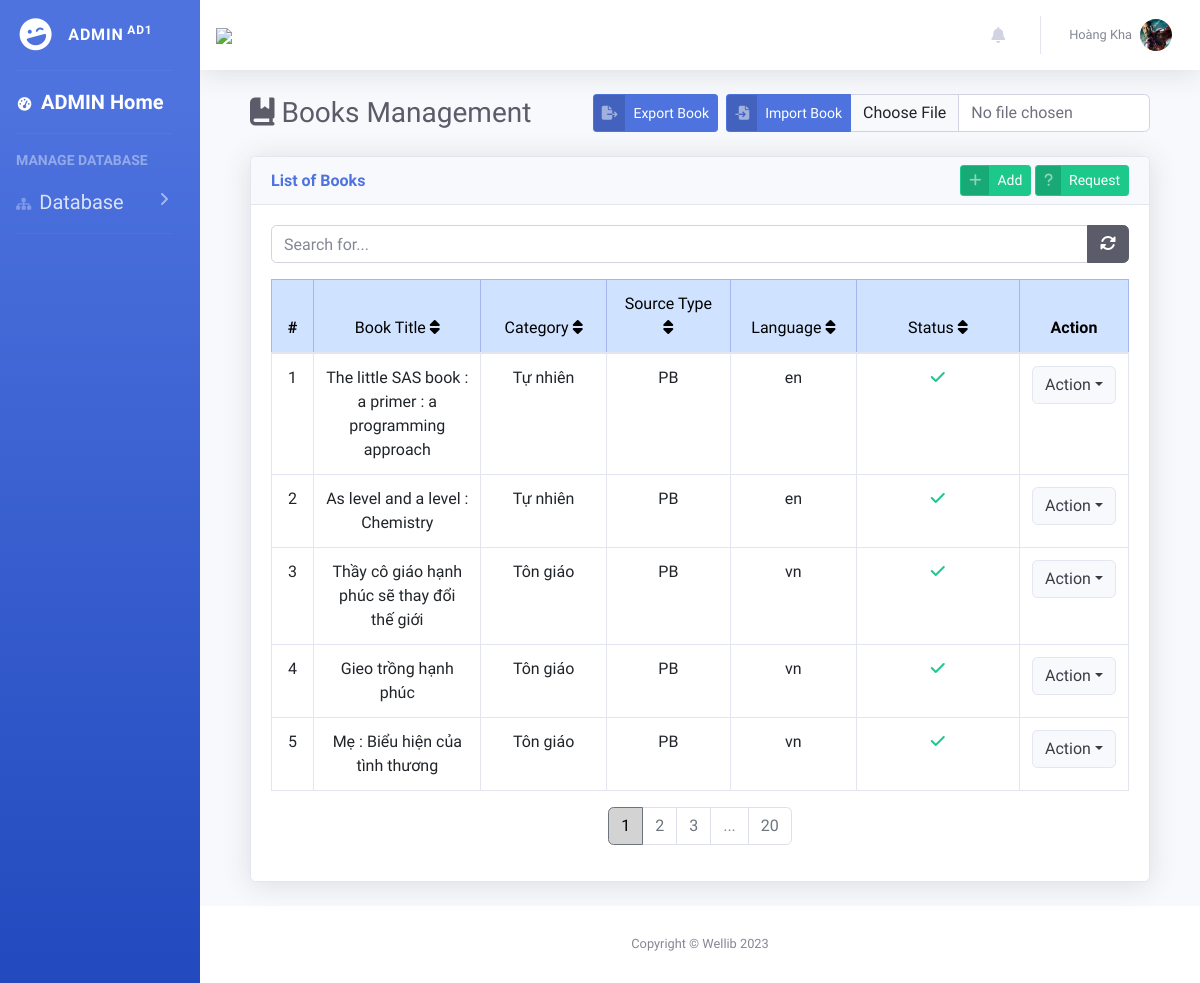
Page /book/id (signed in) on the committed database.
### ad/models.py (models this page shows, shortened)
class Profile(models.Model):
    user = models.OneToOneField(User, on_delete=models.CASCADE)
    first_name = models.CharField(max_length=255, blank=False, null= False)
    last_name = models.CharField(max_length=255, blank=False, null= False)
    email = models.EmailField(max_length=255, blank=False, null= False)
    identity = models.CharField(max_length=9, blank=False, null= False)
    phone = models.CharField(max_length=15, blank=True)
    date_of_birth = models.DateField(default= timezone.now, blank=True)
    sex = models.CharField(max_length=2, choices=(('1','MALE'), ('2', 'FEMALE')), blank=True)
    profile_img = models.ImageField(upload_to=('images/avatars/'),default=('images/avatars/default.jpg'))
    first_time = models.BooleanField(null=False, default=True)
    bio = models.CharField(null=True, max_length=255, default="Edit profile for more.")
    date_joined = models.DateField(null=True, default=timezone.now)
    class ROLE(models.TextChoices):
        ADMIN = "ADMIN", "Admin"
        READER = "READER", "Reader"
        LIBRARIAN = "LIBRARIAN", "Librarian"
    role = models.CharField(max_length=20, choices=ROLE.choices, default = ROLE.READER)

class Book(models.Model):
    title = models.CharField(blank=False, null=False, max_length=500)
    publication_year = models.IntegerField(null= False, blank=False, validators=[MaxValueValidator(timezone.now().year)])
    author = models.CharField(null= False, blank=False, max_length=500)
    category = models.ManyToManyField(Category)
    description = models.TextField(blank=False, null=False, max_length=500)
    sourcetype = models.ForeignKey(SourceType, on_delete=models.SET_NULL, null=True)
    language = models.ForeignKey(Language, on_delete=models.SET_NULL, null=True)
    image = models.ImageField(null=False, blank=False, upload_to="images/books/")
    quantity = models.IntegerField(null=False, blank=False, validators=[MinValueValidator(0)])
    status = models.CharField(
        max_length=2, choices=(("1", "Active"), ("2", "Inactive")), default="1"
    )
    date_added = models.DateTimeField(null=False, default=timezone.now)

### ad/views.py (the view)
# urls.py: path('book/<str:order>', views.book, name = 'book'),
@login_required
def book(request, order = 'id'):
    context = context_data()
    context['page_title'] = 'Books'
    book = models.Book.objects.all().order_by(order)
    context["book"] = book
    return render(request, 'ad/book.html', context)

### ad/models.py (called while the page is built)
    def __str__(self):
        return str(f"{self.name}")

    def __str__(self):
        return str(f"{self.name}")

    def __str__(self):
        return str(f"{self.fullname}")

### ad/templatetags/my_tags.py (called while the page is built)
@register.filter
def nocomma(i, length):
    return i < len(length)

@register.filter
def book_requests(i):
    return models.BookRequest.objects.all().filter(status = '1').order_by('date_added')

@register.filter
def reader_requests(i):
    return models.ReaderRequest.objects.all().filter(status = '1').order_by('date_added')

@register.filter
def adnoti(i):
    return models.BookRequest.objects.all().filter(status = '1').count() + models.ReaderRequest.objects.all().filter(status = '1').count()

### ad/views.py (called while the page is built)
def context_data():
    context = {
        "page_title": "",
        "system_name": "Wellib",
    }
    return context

### templates/ad/book.html (shortened to what this page needs)
{% extends 'ad/base.html' %}
{% load my_tags %}
{% block Page_content %}
<div class="d-sm-flex align-items-center justify-content-between mb-4">
	<h1 class="h3 mb-0 text-gray-800 "><i class="fa-solid fa-book-bookmark"></i> Books Management</h1>
	<div class="d-flex">
		<a href="{% url 'export_book'%}" class="btn btn-sm btn-primary btn-icon-split mr-2" type="button">
			<span class="icon text-white-50 d-flex align-items-center">
			<i class="fa-solid fa-file-export"></i>
			</span>
			<span class="text d-flex align-items-center">Export Book</span>
		</a>
		<form action="{% url 'import_book'%}" method="post" enctype="multipart/form-data">
			<div class="input-group" style="display: flex; flex-wrap: nowrap;">
				<button id="activateButton" class="btn btn-sm btn-primary btn-icon-split hover-none" type="button">
					<span class="icon text-white-50 d-flex align-items-center">
					<i class="fa-solid fa-file-import"></i>
					</span>
					<span class="text d-flex align-items-center">Import Book</span>
				</button>
				<input type="file" name="csv_file" class="form-control" style="width: 300px;" required>
			</div>
		</form>
	</div>
</div>
<div class="card shadow mb-4">
	<div class="card-header py-2 d-flex justify-content-between">
		<div class="m-0 font-weight-bold text-primary d-flex align-items-center">List of Books</div>
		<div>
			<a href="{% url 'manage_book'%}" class="btn btn-sm btn-success btn-icon-split" type="button">
				<span class="icon text-white-50">
				<i class="fas fa-plus"></i>
			</span>
			<span class="text">Add</span>
			</a>
			<a href="{% url 'manage_book_request' 'id'%}" class="btn btn-sm btn-success btn-icon-split" type="button">
				<span class="icon text-white-50">
				<i class="fa-solid fa-question"></i>
			 </span>
			 <span class="text">Request</span>
			</a>
		</div>
	</div>
	<div class="card-body">
		<div class="input-group input-group mb-3">
			<input type="text" class="form-control" id="search" placeholder="Search for...">
			<a href="" class="btn btn-dark"><i class="fas fa-sync-alt"></i></a>
		</div>
		<table class="table table-bordered table-sm-mt-4" style="text-align: center;">
			<colbook>
				<col width="5%" />
				<col width="20%" />
				<col width="15%" />
				<col width="15%" />
				<col width="15%" />
				<col width="20%" />
				<col width="10%" />
			</colbook>
			<thead class="table-primary">
				<tr id="chk-th">
					<th class="text-center" scope="col">#</th>
					<th class="text-center" scope="col"><a href="{% url 'book' 'title'%}">Book Title <i class="fa-solid fa-sort"></i></a></th>
					<th class="text-center" scope="col"><a href="">Category <i class="fa-solid fa-sort"></i></a></th>
					<th class="text-center" scope="col"><a href="{% url 'book' 'sourcetype'%}">Source Type <i class="fa-solid fa-sort"></i></a></th>
					<th class="text-center" scope="col"><a href="{% url 'book' 'language'%}">Language <i class="fa-solid fa-sort"></i></a></th>
					<th class="text-center" scope="col"><a href="{% url 'book' 'status'%}">Status <i class="fa-solid fa-sort"></i></a></th>
					<th class="text-center" class="text-center">Action</th>
				</tr>
			</thead>
			<tbody id="myTable">
				{% if book %}
				{% for b in book %}
				<tr>
					<td class="text-center">{{ forloop.counter }}</td>
					<td class="text-center">{{ b.title }}</td>
					<td class="text-center">
					</td>
					<td class="text-center">{{ b.sourcetype.code }}</td>
					<td class="text-center">{{ b.language.code }}</td>
					<td class="text-center">
						{% if b.status == "1" %}
						<i class="fa-solid fa-check text-success"></i>
						{%else%}
						<i class="fa-solid fa-xmark text-danger"></i>
						{% endif %}
					</td>
					<td class="text-center">
						<div class="dropdown">
							<button class="btn btn-light border dropdown-toggle" type="button" id="{{ b.id }}" data-bs-toggle="dropdown" aria-expanded="false">Action</button>
						</div>
					</td>
				</tr>
				{% endfor %}
				{% endif %}
			</tbody>
		</table>
		<ul id="pagination" class="pagination justify-content-center"></ul>
	</div>
</div>
{% endblock %}

### templates/ad/base.html (shortened to what this page needs)
{% load static %}
{% load my_tags %}
<!DOCTYPE html>
<html lang="en">
<head>
    <link href="https://cdn.jsdelivr.net/npm/bootstrap@5.3.0/dist/css/bootstrap.min.css" rel="stylesheet">
    <link rel="stylesheet" href="https://cdnjs.cloudflare.com/ajax/libs/bootstrap-select/1.14.0-beta2/css/bootstrap-select.min.css" />
    <link rel="stylesheet" href="https://cdnjs.cloudflare.com/ajax/libs/font-awesome/6.1.1/css/all.min.css"/>
    <link href="{% static 'css/sb-admin-2.min.css'%}" rel="stylesheet">
    <link rel="stylesheet" href="{% static 'css/styles.css' %}"/>
    <link rel="stylesheet" href="{% static 'css/jquery.toast.css' %}"/>
</head>
{% if request.user.is_authenticated %}
<body id="page-top">
    <div id="wrapper">
        <ul class="navbar-nav bg-gradient-primary sidebar sidebar-dark accordion col-xl-2" id="accordionSidebar">
            <a class="sidebar-brand d-flex align-items-center justify-content-center" href="{% if request.user.profile.role == "ADMIN"%}{% url 'adhome'%}{% else %}{% url 'libhome'%}{% endif %}">
                <div class="sidebar-brand-icon rotate-n-15">
                    <i class="fas fa-laugh-wink"></i>
                </div>
                <div class="sidebar-brand-text mx-3">{{request.user.profile.role}}<sup> {{request.user.profile.identity}}</sup></div>
            </a>
            <hr class="sidebar-divider my-0">
            {% if request.user.profile.role == "ADMIN" %}
            <li class="nav-item active">
              <a class="nav-link" href="{% url 'adhome' %}">
                  <i class="fas fa-fw fa-tachometer-alt"></i>
                  <span class="fs-5 text-center">ADMIN Home</span></a>
            </li>
            <hr class="sidebar-divider">
            <div class="sidebar-heading" style="font-size: 14px;">
                Manage Database
            </div>
            <li class="nav-item">
                <a class="nav-link collapsed" style="width: 100% !important;" href="#" data-toggle="collapse" data-target="#collapseTwo"
                    aria-expanded="true" aria-controls="collapseTwo">
                    <i class="fa-solid fa-sitemap"></i>
                    <span class="fs-5">Database</span>
                </a>
            </li>
            {% endif %}
            <hr class="sidebar-divider">
        </ul>
        <div id="content-wrapper" class="d-flex flex-column">
            <div id="content">
                <nav class="navbar navbar-expand navbar-light bg-white topbar mb-4 static-top shadow">
                    <div class="d-none d-sm-inline-block mr-auto">
                            <img style="width: 250px;" src="{% static 'images/wellib.png' %}">
                    </div>
                    <ul class="navbar-nav ml-auto">
                        <li class="nav-item dropdown no-arrow mx-1">
                            <a class="nav-link dropdown-toggle" href="#" id="alertsDropdown" role="button"
                                data-toggle="dropdown" aria-haspopup="true" aria-expanded="false">
                                <i class="fas fa-bell fa-fw"></i>
                            </a>
                        </li>
                        <li class="nav-item dropdown no-arrow">
                            <a class="nav-link dropdown-toggle" href="#" id="userDropdown" role="button"
                                data-toggle="dropdown" aria-haspopup="true" aria-expanded="false">
                                <span class="mr-2 d-none d-lg-inline text-gray-600 small">{{request.user.profile.last_name}}</span>
                                <img class="img-profile rounded-circle" src="{{request.user.profile.profile_img.url}}" style="object-fit: cover;">
                            </a>
                        </li>
                    </ul>
                </nav>
                <div class="container-fluid" style="padding: 0 5% !important;">
                    {% block Page_content %}{% endblock Page_content %}
                </div>
            </div>
            <footer class="sticky-footer bg-white">
                <div class="container my-auto">
                    <div class="copyright text-center my-auto">
                        <span>Copyright &copy; Wellib 2023</span>
                    </div>
                </div>
            </footer>
        </div>
    </div>
    {% else %}
    {% block authentication %}{% endblock authentication %}
    {% endif %}
</body>
</html>

### static/css/styles.css (style rules this page uses)
.input-group .form-control { z-index: 1 !important; }

### templates/ad/book.html (style rules this page uses)
a { text-decoration:none; color: black; font-weight: 500; }

### rows in the picture
Book: status "1" (drawn)
Book: status "1" (drawn)
Book: status "1" (drawn)
Book: status "1" (drawn)
Book: status "1" (drawn)

### other values in the picture
{{ request.user.profile.role }} "ADMIN"
{{ request.user.profile.identity }} "AD1"
{{ request.user.profile.last_name }} "Hoàng Kha"
